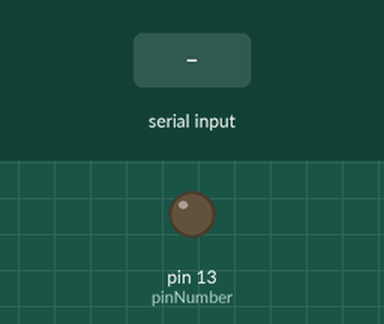
A sketch run on a simulated Arduino Uno, built with avr-gcc and run on an emulated ATmega328P. Parts: output pins drawn as LEDs (lit = HIGH). The inputs (shaded band) are chosen by the test bench.

Above: at 1.2 s.
1.3 s: "o" received over Serial
At 2.1 s:
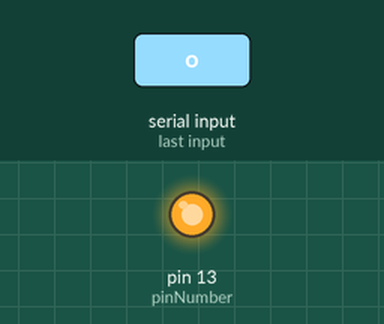
2.8 s: "c" received over Serial
At 3.2 s:
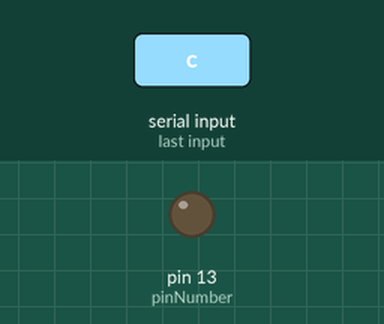
Timing chart, 0 to 5.8 s (numbered marks = the images above; inputs shaded):
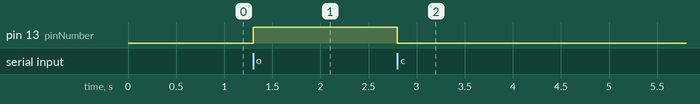

Measured:
- after the input at 1.3 s, pin 13 (pinNumber): LOW → HIGH at once
- after the input at 2.8 s, pin 13 (pinNumber): HIGH → LOW at once

The sketch:

TestCom.ino
```cpp
/*
Arduino先上传好程序， 然后Python用COM7与单片机通信
输入o打开 输入c关闭 灯
*/

const int pinNumber = 13; //使用UNO自带的L来检测串口通信的效果

//这里就是定义 开和关
void setup(){  //arduino程序必须有的函数，用作初始化，设置管脚，调用库等等
    Serial.begin(9600); //这里要和树莓派中串口波特率一致
    pinMode(pinNumber,OUTPUT); //将10号管脚状态设置为输出状态
}
void loop() {
  char val = Serial.read();
  if(val == 'o')
  {
    digitalWrite(pinNumber,HIGH);
    }
  if(val == 'c')
  {
    digitalWrite(pinNumber,LOW);
    }
}
```
